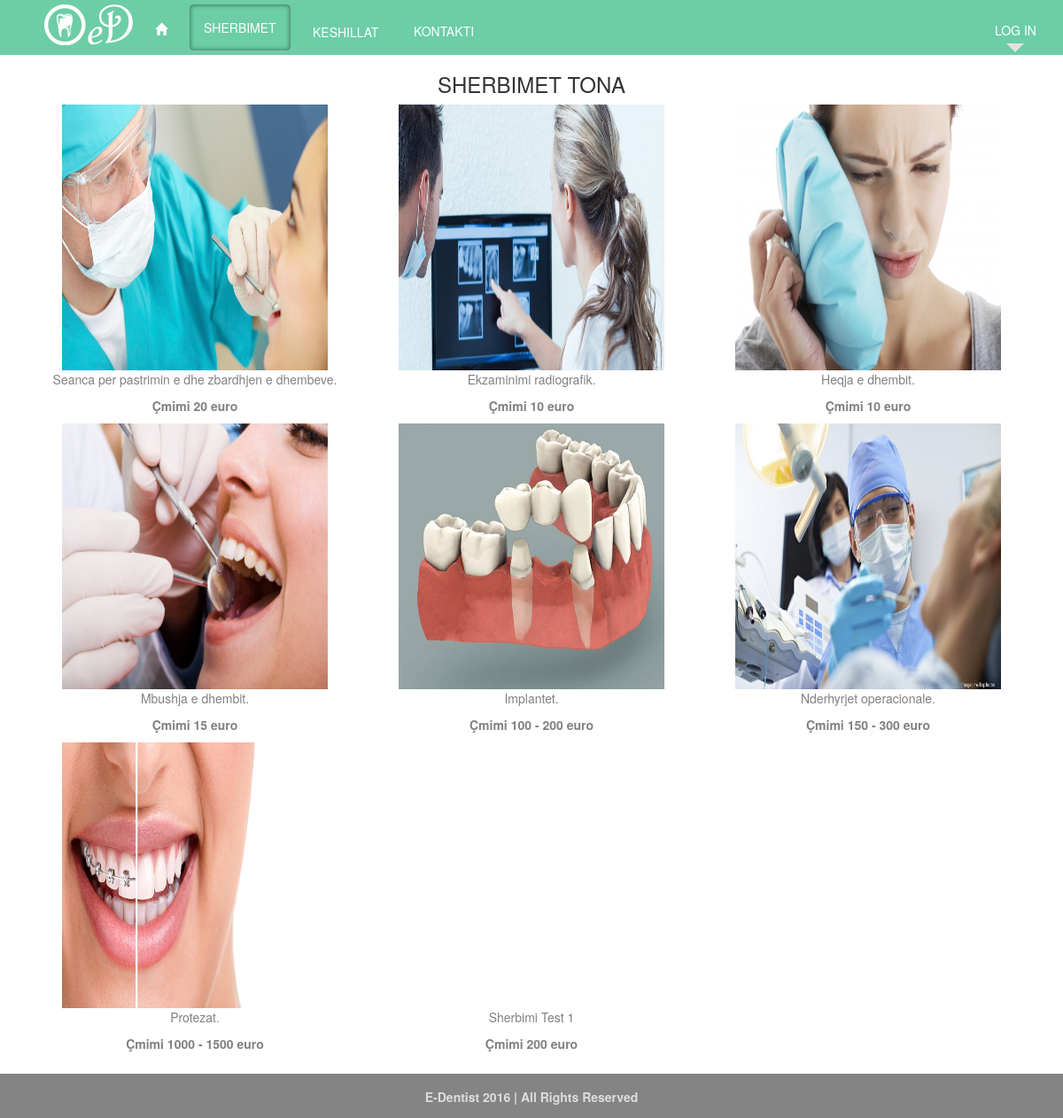
Page /index.php?faqe=services on the committed database.
### tables this page shows
CREATE TABLE `services` (
  `id` int(11) NOT NULL,
  `photo` varchar(100) NOT NULL,
  `description` varchar(100) NOT NULL,
  `price` varchar(100) NOT NULL
);

### service.php (the view)
<?php
	$selektimi = 'SELECT id, photo , description, price FROM services';
	$result = mysql_query($selektimi) or die ('invalid query:'. mysql_error());
	echo ' <h3>SHERBIMET TONA</h3>';
	while($row = mysql_fetch_row($result))
	{
		list($id, $photo, $description, $price)=$row;
                echo '<div class="col-sm-4" id="services">';
                echo'<img id="fotot" src="'.$photo.'"/>';
                echo'  <p> '.$description.'</p>';
                echo '<p><b>Çmimi ' .$price. ' euro</b></p>';
                echo '</div>';
	}
	?>

### css/mystyle.css (style rules this page uses)
#services #fotot { width:300px; height:300px; }
#services p { color: grey; }
body { color: #666666; margin : 0px; font-family:"Letter Gothic Bold", Letter Gothic, sans-serif; background-color: #CCCCCC; }

### rows in the picture
services: photo (picture), description "Seanca per pastrimin e dhe zbardhjen e dhembeve.", price "20"
services: photo (picture), description "Ekzaminimi radiografik.", price "10"
services: photo (picture), description "Heqja e dhembit.", price "10"
services: photo (picture), description "Mbushja e dhembit.", price "15"
services: photo (picture), description "Implantet.", price "100 - 200"
services: photo (picture), description "Nderhyrjet operacionale.", price "150 - 300"
services: photo (picture), description "Protezat.", price "1000 - 1500"
services: photo (picture), description "Sherbimi Test 1", price "200"
